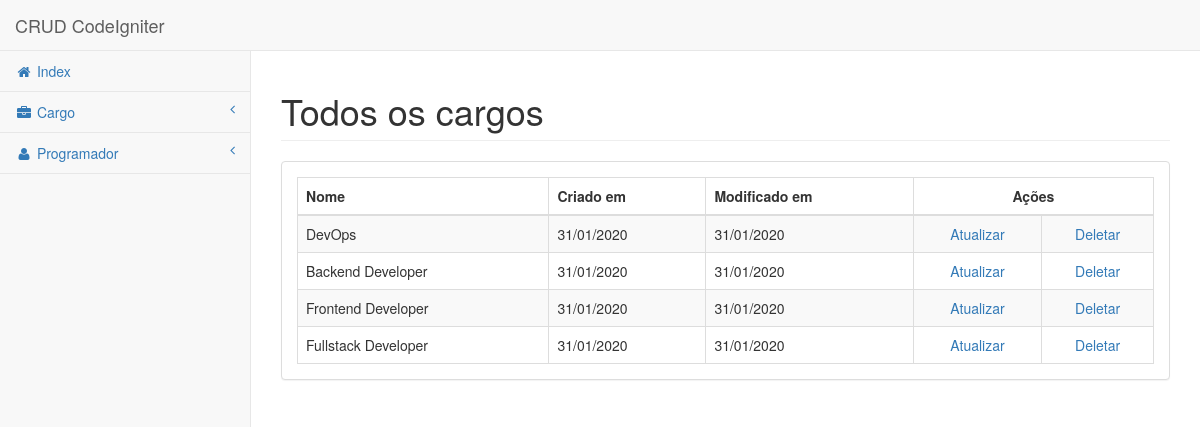
/index.php/role, run on the app's committed database.
### tables this page shows
CREATE TABLE `cargo` (
  `id` int(11) NOT NULL,
  `nome` varchar(100) NOT NULL,
  `criado` timestamp NOT NULL DEFAULT current_timestamp() ON UPDATE current_timestamp(),
  `modificado` timestamp NOT NULL DEFAULT current_timestamp() ON UPDATE current_timestamp()
);

### application/controllers/Role.php (called while the page is built, shortened)
<?php
class Role extends CI_Controller {
	public function __construct()
	{
		$this->load->model('role_model');
		$this->load->library('form_validation');
	}
	public function index()
	{
		$data['title'] = ROLE_ALL_TITLE;
		$data['roles'] = $this->role_model->all();
		$this->load->view('template/top', $data);
		$this->load->view('role', $data);
		$this->load->view('template/bottom');
	}
}

### index.php (called while the page is built, shortened)
<?php
require_once BASEPATH.'core/CodeIgniter.php';

### application/models/Role_model.php (called while the page is built, shortened)
<?php
class Role_model extends CI_Model {
    public function all()
    {
        $this->db->select('id, nome, criado, modificado');
        $this->db->from('cargo');
        $this->db->order_by('criado', 'DESC');
        return $this->db->get()->result();
    }
}

### application/helpers/function_helper.php (called while the page is built, shortened)
<?php
function dbToDate($date){
	$dateExplode = explode(" ",$date);
	$dateExplode = explode("-",$dateExplode[0]);
	return $dateExplode[2].'/'.$dateExplode[1].'/'.$dateExplode[0];
}

### application/views/role.php (the view, shortened to what this page needs)
<div class="row">
    <div class="col-lg-12">
        <h1 class="page-header">Todos os cargos</h1>
    </div>
</div>
<div class="row">
    <div class="col-lg-12">
        <div class="panel panel-default">
            <div class="panel-body">
                <div class="table-responsive">
                    <table class="table table-striped table-bordered table-hover" id="dataTables-example">
                        <thead>
                            <tr>
                                <th>Nome</th>
                                <th>Criado em</th>
                                <th>Modificado em</th>
                                <th colspan="2" class="text-center">Ações</th>
                            </tr>
                        </thead>
                        <tbody>
                            <?php
                                foreach($roles as $role){
                                    echo '
                                    <tr class="odd">
                                        <td>'.$role->nome.'</td>
                                        <td>'.dbToDate($role->criado).'</td>
                                        <td>'.dbToDate($role->modificado).'</td>
                                        <td class="text-center"><a href="'.BASE_URL('role/update/'.$role->id).'">Atualizar</a></td>
                                        <td class="text-center"><a href="'.BASE_URL('role/delete/'.$role->id).'">Deletar</a></td>
                                    </tr>';
                                }
                            ?>
                        </tbody>
                    </table>
                </div>
            </div>
        </div>
    </div>
</div>

### application/views/template/top.php (shortened to what this page needs)
<!DOCTYPE html>
<html lang="en">
    <head>
        <link href="<?php echo BASE_URL('assets/vendor/bootstrap/css/bootstrap.min.css'); ?>" rel="stylesheet">
        <link href="<?php echo BASE_URL('assets/vendor/metisMenu/metisMenu.min.css'); ?>" rel="stylesheet">
        <link href="<?php echo BASE_URL('assets/vendor/chosen/chosen.min.css'); ?>" rel="stylesheet">
        <link href="<?php echo BASE_URL('assets/dist/css/sb-admin-2.css'); ?>" rel="stylesheet">
        <link href="<?php echo BASE_URL('assets/vendor/font-awesome/css/font-awesome.min.css'); ?>" rel="stylesheet">
        <link href="<?php echo BASE_URL('assets/vendor/custom/css/custom.css'); ?>" rel="stylesheet">
    </head>
    <body>
        <div id="wrapper">
            <nav class="navbar navbar-default navbar-static-top" role="navigation" style="margin-bottom: 0">
                <div class="navbar-header">
                    <a class="navbar-brand" href="<?php echo BASE_URL(); ?>">CRUD CodeIgniter</a>
                </div>
                <div class="navbar-default sidebar" role="navigation">
                    <div class="sidebar-nav navbar-collapse">
                        <ul class="nav" id="side-menu">
                            <li>
                                <a href="<?php echo BASE_URL(); ?>"><i class="fa fa-home fa-fw"></i> Index</a>
                            </li>
                            <li>
                                <a href="#"><i class="fa fa-briefcase fa-fw"></i> Cargo<span class="fa arrow"></span></a>
                            </li>
                            <li>
                                <a href="#"><i class="fa fa-user fa-fw"></i> Programador<span class="fa arrow"></span></a>
                            </li>
                        </ul>
                    </div>
                </div>
            </nav>
            <div id="page-wrapper">

### application/views/template/bottom.php (shortened to what this page needs)
            </div>
        </div>
    </body>
</html>

### data on the page
cargo: nome "DevOps", criado "31/01/2020", modificado "31/01/2020"
cargo: nome "Backend Developer", criado "31/01/2020", modificado "31/01/2020"
cargo: nome "Frontend Developer", criado "31/01/2020", modificado "31/01/2020"
cargo: nome "Fullstack Developer", criado "31/01/2020", modificado "31/01/2020"
